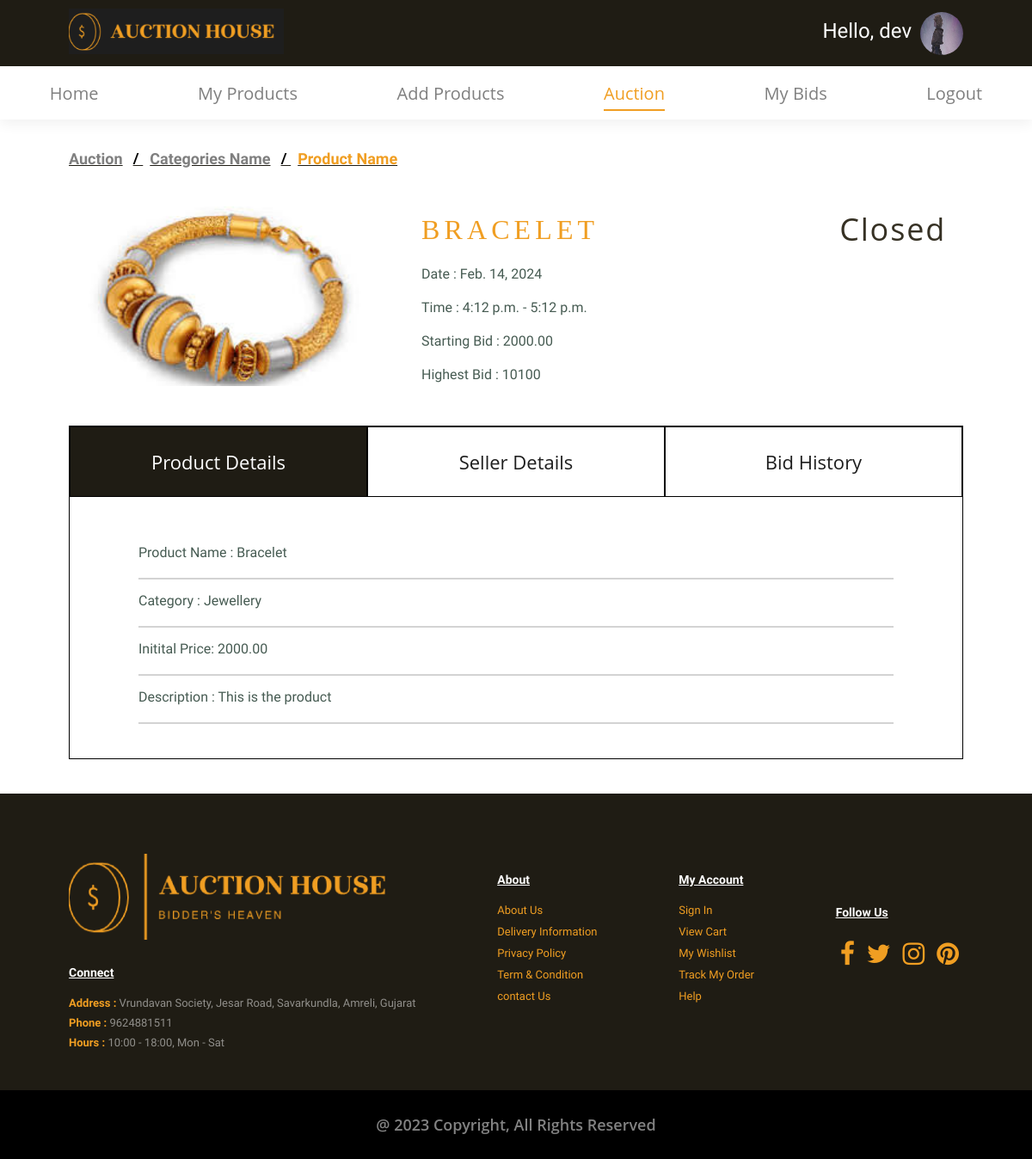
The app's page /product_detail/543bdeahf3/ (signed in) with its own data.
### crm/models.py (models this page shows, shortened)
class Profile(models.Model):
    user=models.OneToOneField(User,on_delete=models.CASCADE)
    image=models.ImageField(default='default.jpg',upload_to='profile_pics')
    birthday = models.DateField(null=True, blank=True)
    address = models.TextField(blank=True, null=True)
    phone = models.CharField(max_length=13,blank=True, null=True)
    aadhar_card = models.CharField(max_length=12,blank=False, null=True)
    DisplayFields = ['id','user','address','phone','profile_image','birthday','aadhar_card']
    SearchableFields = ['user__username','user__first_name','user__last_name']
    FilterFields=['address']
    def profile_image(self):
        return mark_safe('<img src="%s" width="50" height="50" />' % (self.image.url))

class Product(models.Model):
    pid = ShortUUIDField(unique=True, length=10, max_length=20, alphabet='abcdefgh12345')
    user = models.ForeignKey(User, on_delete=models.CASCADE)
    Category = models.ForeignKey(Category, on_delete=models.SET_NULL, null=True, related_name="category")
    total_bids = models.IntegerField(default=0)
    highest_bid = models.IntegerField(default=0)  # New field for highest bid
    winner_details = models.ForeignKey(User, on_delete=models.SET_NULL, null=True, blank=True, related_name='won_products')
    shipping_details_submitted = models.BooleanField(default=False)
    product_name = models.CharField(max_length=100, default="Items")
    image = models.ImageField(default='default.jpg', upload_to='product_pics')
    description = models.TextField(null=True, blank=True, default="This is the product")
    min_price = models.DecimalField(max_digits=10, decimal_places=2, default=2000)
    price_interval = models.DecimalField(max_digits=10, decimal_places=2, default=100)
    date = models.DateField()
    start_time = models.TimeField()
    end_time = models.TimeField()
    class Meta:
        verbose_name_plural = "Products"
    def total_bids_count(self):
        return self.bid_history.count()
    def get_winner(self):
        if self.bid_history.exists():
            highest_bid = self.bid_history.order_by('-amount').first()
            return highest_bid.user.username
        else:
            return "No winner yet"

class Category(models.Model):
    cid = ShortUUIDField(unique=True,length=10,max_length=20,prefix='cat',alphabet='abcdefgh12345')
    title=models.CharField(max_length=100, default="Items")
    image=models.ImageField(default='default.jpg',upload_to='category_pics')
    class Meta:
        verbose_name_plural = "Categories"
    def __str__(self) :
        return self.title

### crm/decorators.py (the view)
        def wrapper_func(request,*args,**kwargs):
            group = None
            if request.user.groups.exists():
                group = request.user.groups.all()[0].name
            if group in allowed_roles:
                return view_func(request,*args,**kwargs)
            else:
                return HttpResponse("You are not authorised to see this section . Please verify yourself in profile section by updating your Aadhar Card details")

### crm/templates/crm/product_detail.html (shortened to what this page needs)
{%load static %}
<!DOCTYPE html>
<html lang="en">
<head>
    <link rel="stylesheet" href="https://cdnjs.cloudflare.com/ajax/libs/font-awesome/4.7.0/css/font-awesome.min.css">
    <link rel="stylesheet" href="{% static 'crm/style.css'%}" />
</head>
<body>
    <nav>
        <a href=""><img src="{% static "crm/images/logo.png" %}" alt=""></a>
        <div id="navbar">
          <p style="color: white; font-size: 24px">Hello, {{user.username}}</p>
          <a class="profile-pic" href="{% url  'profile' %}"
            ><img
              class="rounded-circle shadow-4"
              style="
                width: 80px;
                vertical-align: middle;
                width: 50px;
                height: 50px;
                border-radius: 50%;
                margin-left: 10px;
              "
              alt="Avatar"
              src="{{ user.profile.image.url }}"
          /></a>
        </div>
      </nav>
    <section id="box">
        <ul id="containar">
        <li><a href="{% url 'dashboard' %}">Home</a></li>
        <li><a  href="{% url 'my_products' %}">My Products</a></li>
        <li>
          <a  href="{% url 'add_product' %}">Add Products</a>
        </li>
        <li><a class="active" href="{% url 'auction' %}">Auction</a></li>
        <li><a href="{% url 'my_bids' %}">My Bids</a></li>
        <li><a href="{% url 'user_logout' %}">Logout</a></li>
      </ul>
    </section>
    <div class="bread">
        <ul class="breadcrumb">
            <li><a  href="profile_action.html">Auction</a></li>
            <li><a href="#">Categories Name</a></li>
            <li><a class="active" href="#">Product Name</a></li>
        </ul>
    </div>
    <section id="profile_product_name" class="section-p1">
        <div class="user_detail">
            <div class="user_detail_1">
                <img src={{product.image.url}} alt="">
            </div>
            <div class="user_detail_2">
                <div class="user_detail_3">
                    <div class="user_detail_3_heading">
                        <h2 class="heading_h2">{{product.product_name}}</h2>
                        <span>{{product_status}}</span>
                    </div>
                        <p>Date : {{product.date}}</p>
                        <p>Time : {{product.start_time}} - {{product.end_time}}</p>
                        <p>Starting Bid : {{product.min_price}}</p>
                        <p>Highest Bid : {{ product.highest_bid }}</p>
                </div>
            </div>
        </div>
        <div class="tabContainer">
            <div class="buttonContainer">
                <button onclick="showPanel(0)">Product Details</button>
                <button onclick="showPanel(1)">Seller Details</button>
                <button onclick="showPanel(2)">Bid History</button>
            </div>
            <div class="tabPanel section-p1">
                    <p> Product Name : {{product.product_name}} </p>
                    <hr>
                    <p> Category : {{product.Category}} </p>
                    <hr>
                    <p> Initital Price: {{product.min_price}} </p>
                    <hr>
                    <p> Description : {{product.description}} </p>
                    <hr>
            </div>
    </section>
    <footer class="section-p1">
        <div class="col">
            <img class="logo" src={% static "crm/images/logo2.png"%} alt="">
            <h4>Connect</h4>
            <p><strong>Address : </strong>Vrundavan Society, Jesar Road, Savarkundla, Amreli, Gujarat</p>
            <p><strong>Phone : </strong>9624881511</p>
            <p><strong>Hours : </strong>10:00 - 18:00, Mon - Sat</p>
        </div>
        <div class="col">
            <h4>About</h4>
            <a href="#">About Us</a>
            <a href="#">Delivery Information</a>
            <a href="#">Privacy Policy</a>
            <a href="#">Term & Condition</a>
            <a href="#">contact Us</a>
        </div>
        <div class="col">
            <h4>My Account</h4>
            <a href="#">Sign In</a>
            <a href="#">View Cart</a>
            <a href="#">My Wishlist</a>
            <a href="#">Track My Order</a>
            <a href="#">Help</a>
        </div>
        <div class="col">
            <h4>Follow Us</h4>
            <div class="icon">
                <a href="#" class="fa fa-facebook"></a>
                <a href="#" class="fa fa-twitter"></a>
                <a href="#" class="fa fa-instagram"></a>
                <a href="#" class="fa fa-pinterest"></a>
            </div>
        </div>
    </footer>
    <section id="end" class="section-p1">
        <h4>@ 2023 Copyright, All Rights Reserved</h4>
    </section>
</body>
</html>

### crm/static/crm/style.css (style rules this page uses)
* { margin: 0; padding: 0; box-sizing: border-box; font-family: "Spartan", sans-serif; }
html { scroll-behavior: smooth; }
body { width: 100%; height: 100%; }
h2 { font-size: 46px; line-height: 54px; color: #222; }
h4 { font-size: 20px; color: #222; }
p { font-size: 16px; color: #465b52; margin: 15px 0 20px 0; }
a { text-decoration: none; cursor: pointer; }
.section-p1 { padding: 40px 80px; }
.heading_h2 { color: #f09e22; font-size: 32px; font-family: Poppins; font-weight: 500; text-transform: uppercase; letter-spacing: 5.12px; word-wrap: break-word; }
body { width: 100%; }
.breadcrumb li a.active { color: #f09e22; }
nav { display: flex; align-items: center; justify-content: space-between; width: 100%; height: 77px; position: relative; background-color: #1f1c14; padding: 20px 80px; z-index: 999; top: 0; left: 0; }
nav img { width: 250px; position: relative; z-index: 10; }
#navbar { display: flex; align-items: center; justify-content: center; }
#box { padding: 15px 0px; background: white; box-shadow: 0 5px 15px rgba(0, 0, 0, 0.06); z-index: 999; top: 77px; left: 0; }
#containar { justify-content: space-around; align-items: flex-start; display: flex; }
#containar li { list-style: none; position: relative; }
#containar li a { text-decoration: none; transition: 0.3s ease; color: rgba(0, 0, 0, 0.5); font-size: 20px; font-family: Open Sans; font-weight: 400; text-transform: capitalize; word-wrap: break-word; }
#containar li a:hover, #containar li a.active { color: #f09e22; }
#containar li a.active::after, #containar li a:hover::after { content: " "; width: 100%; height: 2px; background: #f09e22; position: absolute; bottom: -5px; left: 0; }
footer { display: flex; justify-content: space-between; align-items: center; background-color: #1f1c14; }
footer .col { display: flex; justify-content: space-between; flex-direction: column; }
footer .logo { margin: 30px 0; height: 100px; width: 32vw; }
footer h4 { font-size: 14px; padding-bottom: 20px; color: white; text-decoration: underline; }
footer p { font-size: 13px; margin: 0 0 8px 0; color: rgba(255, 255, 255, 0.507); }
footer p strong { color: #f09e22; }
footer a { font-size: 13px; text-decoration: none; margin-bottom: 10px; color: #f09e22; }
.fa { padding: 5px; font-size: 30px; text-align: center; text-decoration: none; }
#end { height: 70px; background-color: black; display: flex; justify-content: center; align-items: center; }
#end h4 { color: rgba(255, 255, 255, 0.51); font-size: 18px; font-family: Open Sans; font-weight: 600; text-transform: capitalize; word-wrap: break-word; }
.bread { padding: 30px 80px 0px 80px; }
ul.breadcrumb { list-style: none; }
ul.breadcrumb li { display: inline; text-decoration: underline; font-size: 18px; font-weight: 600; }
ul.breadcrumb li + li:before { padding: 8px; color: black; content: "/\00a0"; }
ul.breadcrumb li a { color: rgba(0, 0, 0, 0.5); text-decoration: none; }
#profile_product_name { display: flex; flex-direction: column; gap: 30px; }
#profile_product_name .user_detail { display: flex; gap: 30px; }
#profile_product_name .user_detail img { width: 30vw; }
#profile_product_name .user_detail_1 { width: 35%; }
#profile_product_name .user_detail_2 { width: 65%; display: flex; flex-direction: column; justify-content: space-between; }
#profile_product_name .user_detail_3 { padding: 0 20px; }
#profile_product_name .user_detail_3_heading { display: flex; align-items: center; justify-content: space-between; margin-bottom: 15px; }
#profile_product_name .user_detail_3_heading span { color: #363124; font-size: 36px; font-family: Open Sans; font-weight: 400; text-transform: capitalize; line-height: 20px; letter-spacing: 1.8px; word-wrap: break-word; }
.tabContainer { border: 1px solid black; }
.buttonContainer { display: flex; align-items: center; }
.buttonContainer button { flex: 1; text-align: center; font-size: 22px; font-family: Open Sans; font-weight: 400; text-transform: capitalize; word-wrap: break-word; border: 1px solid black; background-color: white; padding: 25px; cursor: pointer; color: #1e1e1e; }
.pay_nots span, li { color: #1f1c14; font-size: 24px; font-family: Open Sans; font-weight: 400; line-height: 30px; word-wrap: break-word; }
hr { border: 1px solid lightgrey; }

### records on screen
Product: image (picture), product_name "BRACELET", date "Feb. 14, 2024", start_time "4:12 p.m.", end_time "5:12 p.m.", min_price "2000.00", highest_bid "10100", product_name "Bracelet", Category "Jewellery", description "This is the product"

### other values on screen
{{ user.username }} "dev"
{{ product_status }} "Closed"
